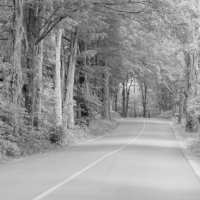
%> input picture ImageSegmentation/Scene 3/Scene3_Data/s3.jpg, 200 x 200 px; the run also reads 1 picture not shown here
$ octave ImageT1Third.m   (GNU Octave 9; MATLAB toolbox functions it lacks are replaced by stand-ins)
%> lines starting %> are read from the running program, lines starting %| are printed output that depends on the picture; in (x1, y1, x2, y2) boxes, pixels count from 0 and x2, y2 are one past the last pixel; in counts of white or black regions, pixels touching at a corner belong together; the program's own positions count from 1
[x indices]=get_image_data_v3('s3.jpg');
%> in get_image_data_v3, I is the input picture: size 200x200 uint8; min 19, max 233, mean 150.7
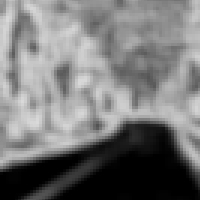
%> input picture ImageSegmentation/Scene 3/Scene3_Data/s3_entro.jpg, 200 x 200 px
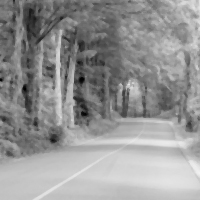
%> input picture ImageSegmentation/Scene 3/Scene3_Data/s3_med.jpg, 200 x 200 px
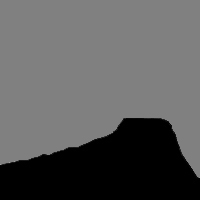
%> input picture ImageSegmentation/Scene 3/Scene3_Data/s3_mask.jpg, 200 x 200 px
%> in get_image_data_v3, `I_mask(find(125>I_mask))=0;`: I_mask: size 200x200 double; min 0, max 159, mean 91.2
%> in get_image_data_v3, `I_mask(find(((200>=I_mask).*I_mask)>=125))=0.5;`:
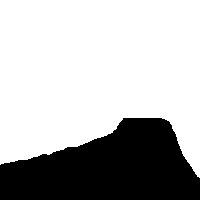
%> I_mask: size 200x200 double; values 0 (black) and 0.5 (white), 71.2% white; 1 black region, box (x1, y1, x2, y2) and area: (0, 118, 200, 200) 11509
%> the loop in get_image_data_v3, `for unique_pixel=unique(I_mask)'` made 2 passes
%> unique_pixel on pass 2: 0.5
%> after the loop in get_image_data_v3, `for unique_pixel=unique(I_mask)'`: X = 200 rows, first 12: [0 219 211; 15 177 174; 0 204 198; 121 164 164; 4 204 201; 0 197 193; 0 191 187; 14 199 193; 0 215 207; 0 193 188; 85 186 190; 20 205 199]; all_indices = 200 values, max 39779 at index 95, min 44 at index 187, mean 21135.6
%> x has the same summary as X in get_image_data_v3; indices has the same summary as all_indices in get_image_data_v3
%  x=importdata('x4.txt');
%  indices=importdata('indices3.txt');
 n=length(x);
%> n = 200
p=size(x,2);
%> p = 3
Z=x;
%> Z has the same summary as X in get_image_data_v3
m=n;
%> m = 200
mf=ones(n,p,n);
prevmf=ones(n,p,n);
dis=zeros(n,p,m);
disbar=zeros(n,m);
devbar=zeros(n,m);
dev=zeros(n,p,m);
beta=1;
prevdisbar=zeros(n,m);
comparison2=1;
s=zeros(n,m);

%initializing prevmf
for i=1:n
        prevmf(i,:,i)= 0;

end

mf=prevmf;
%initializing dis and disbar
for J=1:n
    dis(:,:,J)=abs(x-Z(J,:));
end
        disbar=squeeze(sum(dis,2)/p);


%iterations
for it=1:20

sum2=sum((dis.*mf),2);
sum3=sum(mf,2);
disbar=sum2./sum3;


%Dev and devbar
B=repmat(disbar,1,p,1);
dev=abs(dis-B);
devbar=(sum(dev,2))/p;

P=repmat(devbar,1,p,1);

%membershipfunction1
prevmf=exp(1).^(-(dev.^beta)./(P.^beta));
prevmf(isnan(prevmf))=0;


mf=prevmf;
% [7 lines of commented-out code are left out]

prevdisbar=disbar;


end


%Similarity matrix
s=-squeeze(disbar);

for i=1:n
    s(i,i)=0;
end
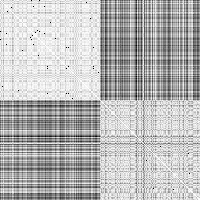
%> s: size 200x200 double; 0.11% of the values are NaN or infinite; the others: min -172.3, max 0, mean -47.08; drawn with min black, max white, NaN and infinite black

%calculating max and min of similarity matrix

mins=min(min(s));
%> mins = -172.3
maxs=s(1,2);
%> maxs = -37.79
for i=1:n
    for k=1:m
        if(i~=k && s(i,k)>=maxs)
            maxs=s(i,k);
        end
    end
end
%> after the loop, maxs = -0.0318


%preference values
%
% I=(mean(mean(s))*eye(n))/4;
% s=s+I;
 for i=1:n
   s(i,i)= (mins - 7*(maxs-mins));
end
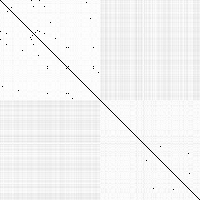
%> s: size 200x200 double; 0.62% of pixels changed, all inside (x1, y1, x2, y2) = (0, 0, 200, 200); drawn with min black, max white, NaN and infinite black

S=s;

% Initialize messages
N=size(S,1);
%> N = 200
A=zeros(N,N);
R=zeros(N,N);
S=(S+(eps*randn(N,N))*(max(S(:))-min(S(:))))*40; % Remove degeneracies
lam=0.9; % Set damping factor
for i=1:100
    % Compute responsibilities
    Rold=R;
    AS=A+S;
    [Y,I]=max(AS,[],2);
    for i=1:N
      AS(i,I(i))=-realmax;
    end
    [Y2,I2]=max(AS,[],2);
    R=S-repmat(Y,[1,N]);
    for i=1:N
      R(i,I(i))=S(i,I(i))-Y2(i);
    end
    R=(1-lam)*R+lam*Rold; % Dampen responsibilities

    % Compute availabilities
    Aold=A;
    Rp=max(R,0);
    for k=1:N
      Rp(k,k)=R(k,k);
    end
    A=repmat(sum(Rp,1),[N,1])-Rp;
    dA=diag(A);
    A=min(A,0);
    for k=1:N
      A(k,k)=dA(k);
    end
    A=(1-lam)*A+lam*Aold; % Dampen availabilities
end
E=R+A; % Pseudomarginals
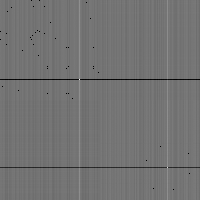
%> E: size 200x200 double; 0.11% of the values are NaN or infinite; the others: min -239240.2, max 191144.9, mean -44366.2; drawn with min black, max white, NaN and infinite black
I=find(diag(E)>0);
%> I = [80; 168]
K=length(I); % Indices of exemplars
%> K = 2
[tmp,c]=max(S(:,I),[],2);
%> tmp = 200 values, max -43.82 at index 54, min -2616 at index 168, mean -644.3; c = 200 values, max 2 at index 80, min 1 at index 1, mean 1.44
idx=I(c); % Assignments
%> idx = 200 values, max 168 at index 80, min 80 at index 1, mean 118.7
% disp(idx)


uidx=unique(idx);
%> uidx = [80; 168]
for i=1:length(uidx)
    idx(uidx(i))=uidx(i);
end
%> this loop made 2 passes
%> after the loop, idx = 200 values, max 168 at index 101, min 80 at index 1, mean 118.7
disp([unique(idx),histc(idx,unique(idx))]);
%|     80   112
%|    168    88


show_image_v3(x,idx,uidx,'s3.jpg',indices)
% [2 lines not run here, left out]
function [X all_indices]=get_image_data_v3(filename);

    I=imread(filename);
    if size(I,3)==3
        I=rgb2gray(I);
    end
    I=double(I);
    I=(I-min(min(I)))./(max(max(I))-min(min(I)));
    X=[];
    I1=double(imread('s3_entro.jpg'));%gaussian blur
    I2=double(imread('s3_med.jpg'));%median filtering
    I3=double(imread('s3_gauss.jpg'));%entropy
    I_mask=double(imread('s3_mask.jpg'));
    I_mask(find(125>I_mask))=0;
    I_mask(find(I_mask>200))=1;
    I_mask(find(((200>=I_mask).*I_mask)>=125))=0.5;
    all_indices=[];
    for unique_pixel=unique(I_mask)'
        X_temp=[];
        indices=find(I_mask==unique_pixel);
        indices_2=ceil(rand(1,100)*size(indices,1));
        indices_2=indices(indices_2);
        all_indices=[all_indices; indices_2];
        X_temp=[X_temp I1(indices_2)]    ;
        X_temp=[X_temp I2(indices_2)]    ;
        X_temp=[X_temp I3(indices_2)]    ;
        X=[X ;X_temp];
    end
    %X=X';


   %scatter3(X_norm(:,1),X_norm(:,2),X_norm(:,3));
end

function show_image_v3(X,idx,uidx,filename,indices)
%> called with uidx = [80; 168], filename = 's3.jpg'
    color=zeros(size(idx));
    for i=1:length(uidx)
        color=color+(idx==uidx(i))*((i-1)/(length(uidx)-1));
    end
%> after the loop, color = 200 values, max 1 at index 101, min 0 at index 1, mean 0.44
    color=color*255;
%> color = 200 values, max 255 at index 101, min 0 at index 1, mean 112.2
    I_mask=double(imread('s3_mask.jpg'));
    I_mask(find(125>I_mask))=0;
    I_mask(find(I_mask>200))=1;
    I_mask(find(((200>=I_mask).*I_mask)>=125))=0.5;
    I_mask=uint8(I_mask*255);
    max_classifications=0;
    unique_color_all=unique(color);
%> unique_color_all = [0; 255]
    negative_indices=0;
    while size(unique_color_all)<3
        negative_indices=negative_indices-1;
        unique_color_all=[unique_color_all; negative_indices];
    end
%> this loop made 1 pass
%> (negative_indices, unique_color_all) on pass 1: (-1, [0; 255; -1])
    for unique_color=perms(unique_color_all)'
        %correct_classifications=sum(color(1:100)==unique_color(1))+sum(color(101:200)==unique_color(2))+sum(color(201:300)==unique_color(3));
        correct_classifications=sum(color(1:100)==unique_color(1))+sum(color(101:200)==unique_color(2));
        if max_classifications<correct_classifications
            max_classifications=correct_classifications;
        end
    end
%> this loop made 6 passes
%> (unique_color, correct_classifications, max_classifications) on passes 1, 5, 6: ([-1; 255; 0], 88, 88), ([0; -1; 255], 100, 100), ([0; 255; -1], 188, 188)
%> (unique_color, correct_classifications) on passes 2 to 4: ([-1; 0; 255], 12), ([255; -1; 0], 0), ([255; 0; -1], 12)
    error_rate=(1-max_classifications/200)*100
%> error_rate = 6
    X=X*255;
%> X = 200 rows, first 12: [0 55845 53805; 3825 45135 44370; 0 52020 50490; 30855 41820 41820; 1020 52020 51255; 0 50235 49215; 0 48705 47685; 3570 50745 49215; 0 54825 52785; 0 49215 47940; 21675 47430 48450; 5100 52275 50745]
%> the run ends on the next line
create_image_2(X,color,indices,I_mask);
%%%%%%%%%%%%%%%%%%%%%%%%%%%%%%%%%%%%%%%%%%%%%%%%%%%
X_whole=uint8(create_image_2(X,color,indices,I_mask));

    indices_list=cell(size(unique_color_all));
    unique_color=unique(X_whole)';
    for unique_color_index=1:size(unique_color,2)
        indices=find(X_whole==unique_color(unique_color_index));
        indices_list(unique_color_index)={indices};
    end
    max_classifications=0;
    confusion_matrix_2=zeros(size(unique_color,1),size(unique_color,1));
    if sum(unique_color_all>=0)
        unique_color_all=zeros(2,1)
        unique_color_all(1)=0;
        unique_color_all(2)=128;
       % unique_color_all(3)=255;
    end
    for unique_color=perms(uint8(unique_color_all))'
        correct_classifications=0;
        for unique_color_index=1:size(unique_color,1)
            X_whole(cell2mat(indices_list(unique_color_index)))=unique_color(unique_color_index);
        end
        correct_classifications=sum(sum(X_whole==I_mask));
        if max_classifications<correct_classifications
            max_classifications=correct_classifications;
            X_temp_whole=X_whole;
        end
    end
    X_whole=X_temp_whole;
    error_rate_whole=(1-max_classifications/(size(I_mask,1)*size(I_mask,2)))*100
   confusion_matrix=zeros(2);
       unique_color=unique(X_whole);
      for row_index=1:size(confusion_matrix,1)
          for column_index=1:size(confusion_matrix,2)
              confusion_matrix_2(row_index,column_index)=sum(sum(((X_whole==unique_color(column_index))*2-1)==(I_mask==unique_color(row_index))));
          end
      end
      confusion_matrix_2
%%%%%%%%%%%%%%%%%%%%%%%%%%%%%%%%%%%%%%%%%%%%%%%%%%%
end

function mkplot(X,idx)
uidx=unique(idx);
sidx=zeros(size(idx,1),size(idx,2));
% for i=1:length(uidx)
%     sidx=sidx+i*(idx==uidx(i));
% end
color=idx/sum(uidx);
% color=sidx/max(max(sidx));

hold on
plotcube([1 1 1],[0 0 0],0);
scatter3(nrmlz(X(:,1)),nrmlz(X(:,2)),nrmlz(X(:,3)),100,color,'f');
xlabel('Entropy','FontSize',14,'FontWeight','bold');
ylabel('Median Filtered Intensity','FontSize',14,'FontWeight','bold');
zlabel('Gaussian Blur','FontSize',14,'FontWeight','bold');hold off
end


 function Nx=nrmlz(x)
    Nx=(x-min(x))./(max(x)-min(x));
 end


function X_whole=create_image_2(X,color,indices,I_mask)
X_whole=zeros(size(I_mask));
    for row_index=1:size(I_mask,1)
        for column_index=1:size(I_mask,2)
            min_distance=inf;
            min_point=zeros(9,1);
            flag=zeros(size(indices,1),1);
            for iter=1:9
                for index=1:size(indices,1)
                    column=floor((indices(index)-0.1)/size(I_mask,1))+1;
                    row=indices(index)-(column-1)*size(I_mask,1);
                    distance=((row-row_index)^2+(column-column_index)^2)^0.5;
                    if min_distance>distance && flag(index)~=1
                        min_distance=distance;
                        min_pt=index;
                    end
                end
                min_point(iter,1)=color(min_pt);
                flag(min_pt)=1;
            end
            maxfreq=mode(min_point);
            X_whole(row_index,column_index)=maxfreq;
        end
    end
    imshow(uint8(X_whole));
end
